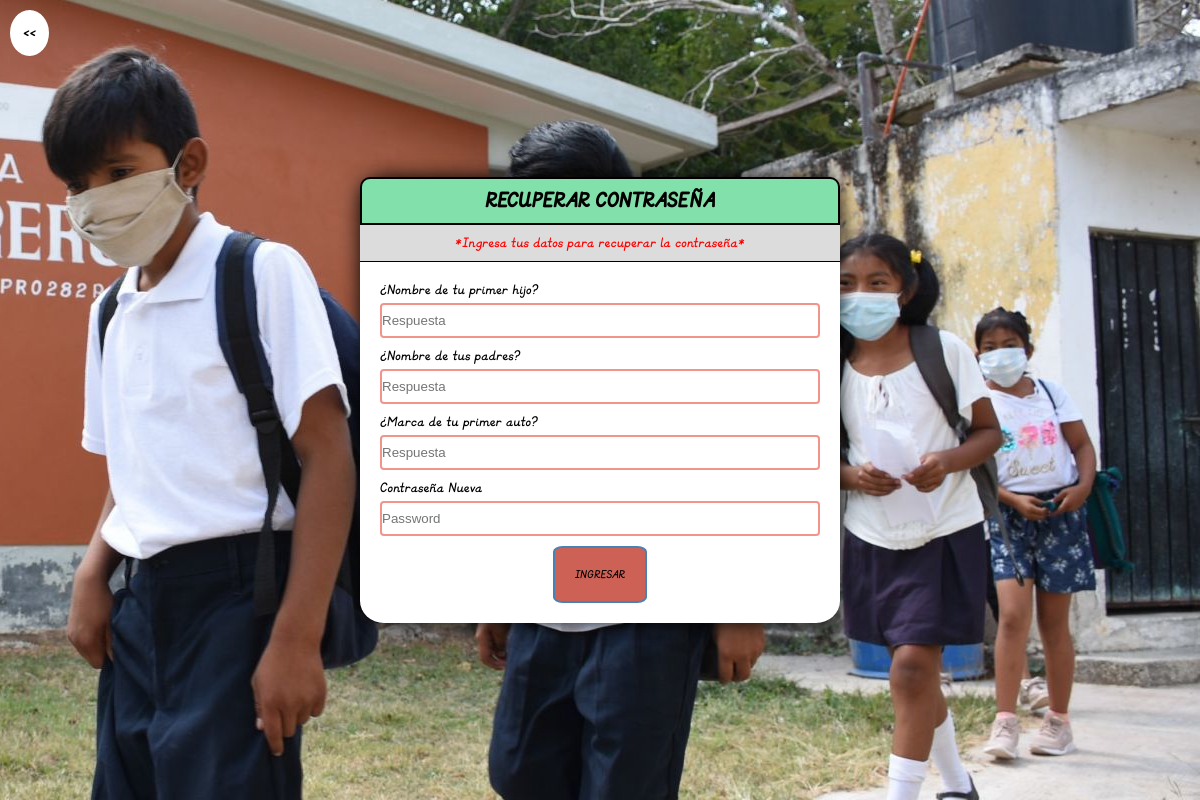
Page /recup_con.php?id=27010387 on the earlier database version.
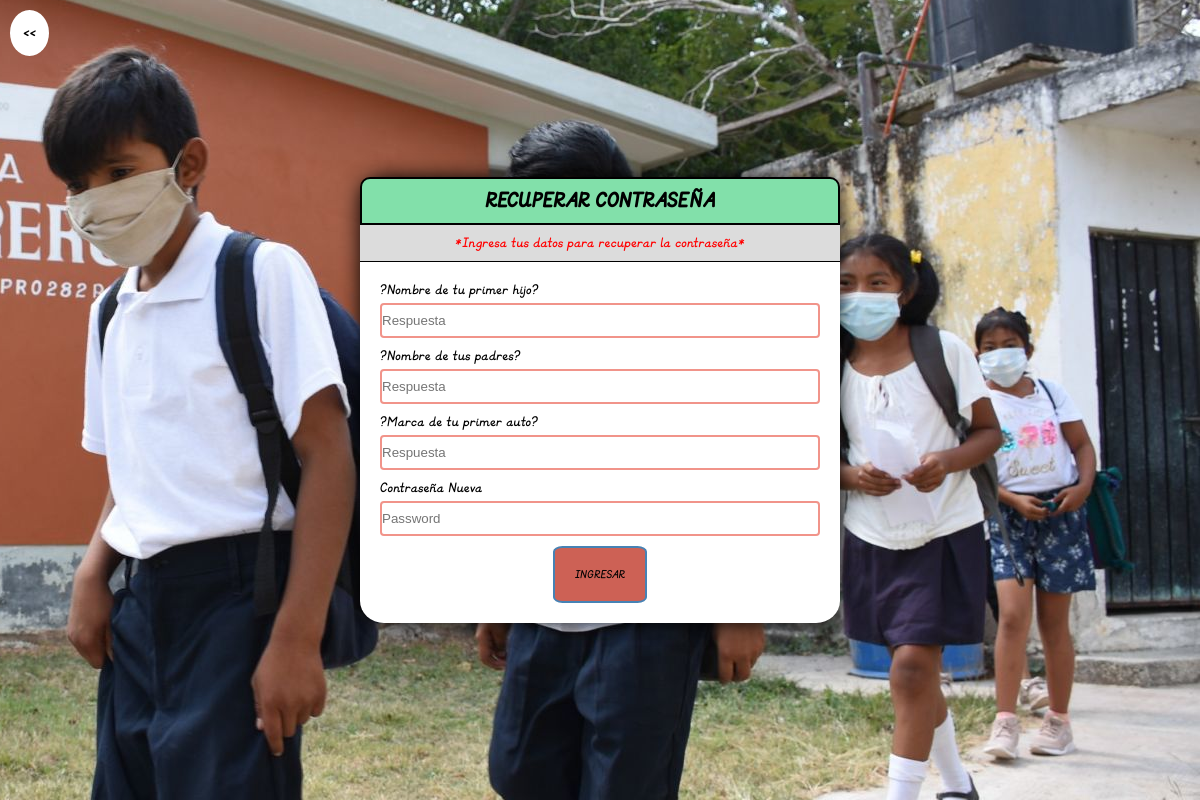
Same page on the later database version.
### tables this page shows
CREATE TABLE `seguridad_p` (
  `id_seguridad` int(11) NOT NULL AUTO_INCREMENT,
  `iden_us` int(11) NOT NULL,
  `pregunta1` varchar(200) NOT NULL,
  `respuesta1` varchar(200) NOT NULL,
  `pregunta2` varchar(200) NOT NULL,
  `respuesta2` varchar(200) NOT NULL,
  `pregunta3` varchar(150) NOT NULL,
  `respuessta3` varchar(200) NOT NULL,
  `activacion` tinyint(1) NOT NULL DEFAULT '0',
  PRIMARY KEY (`id_seguridad`)
);

### php/users/conexion.php (called while the page is built, shortened)
<?php
	class conexion
	{
		private $host;
		private $user;
		private $password;
		private $database;
		function __construct(){
			$this->host 	= "localhost";
			$this->user 	= "root";
			$this->password = "";
			$this->database = "sanjose";
		}
		public function conectar(){
			$conexion = mysqli_connect($this->host, $this->user, $this->password, $this->database);
			return $conexion;
		}
	}
 ?>

### php/users/users.php (called while the page is built, shortened)
<?php
	class users
	{
		private $link;
		function __construct()
		{
			$this->conn  = new conexion();
			$this->link  = $this->conn->conectar();
		}
		public function getUserByCed($id=NULL)
		{
				$query  = "SELECT * FROM usuario WHERE cedula =" .$id;
				$result = mysqli_query($this->link, $query);
				$data   = array();
  				while ($data[] = mysqli_fetch_assoc($result));
  				array_pop($data);
  				$query1 = "SELECT * FROM seguridad_p WHERE iden_us =" .$data[0]['id'];
  				$result1 = mysqli_query($this->link, $query1);
  				if ($result1) {
  					while ($dato[] = mysqli_fetch_assoc($result1));
  					array_pop($dato);
  				return $dato;
  				}
  		}
	}
?>

### recup_con.php (the view, shortened to what this page needs)
	<?php 		include "php/users/users.php";
		$users = new users();
		$id    = isset($_GET['id'])?$_GET['id']:NULL;
		$users = $users->getUserByCed($id);
			$pregunta1      = $users[0]['pregunta1'];
			$pregunta2      = $users[0]['pregunta2'];
			$pregunta3      = $users[0]['pregunta3'];
		?>
	<!DOCTYPE html>
	<html>
	<head>
		<link rel="stylesheet" type="text/css" href="css/estilos.css">
		<link rel="stylesheet" type="text/css" href="css/bootstrap.css">
	</head>
<body>
	<main style="width: 100%;">
		<div class="back">
			<a href="index.php"><<</a>
		</div>
		<dir class="login">
			<div class="login-container">
				<div class="login-main">
					<div class="login-title">
						<h2>RECUPERAR CONTRASEÑA</h2>
					</div>
					<div class="req">
						*Ingresa tus datos para recuperar la contraseña*
					</div>
					<form action="php/users/user_controler.php" method="POST">
						<div class="cont-in">
							<label><?php echo $pregunta1;?></label>
							<input type="text" name="respuesta1" placeholder="Respuesta">
						</div>
						<div class="cont-in">
							<label><?php echo $pregunta2;?></label>
							<input type="text" name="respuesta2" placeholder="Respuesta">
						</div>
						<div class="cont-in">
							<label><?php echo $pregunta3;?></label>
							<input type="text" name="respuesta3" placeholder="Respuesta">
						</div>
						<div class="cont-in">
							<label>Contraseña Nueva</label>
							<input type="password" name="pass" placeholder="Password">
						</div>
						<div class="cont-ina">
							<input type="submit" name="recuperar1" class="btn-sub" value="INGRESAR">
						</div>
					</form>
				</div>
			</div>
		</dir>
	</main>
</body>
</html>

### css/estilos.css (style rules this page uses)
* { padding: 0; margin: 0; -moz-box-sizing:border-box; -o-box-sizing:border-box; box-sizing:border-box; -webkit-box-sizing:border-box; }
body { font-family: estilo; display: flex; flex-wrap: wrap; min-height: 100vh;background: rgba(0,0,0,0.2); }
main { background-color: rgba(0,0,0,0); }
form { width: 100%; }
main { background: white; }
.login { display: flex; flex-wrap: wrap; width: 100%; height: 100%; background-position: 100%; background-repeat: no-repeat; background-image: url('../img/cuartoscuro-810669-digital.jpeg'); }
.login-container { width: 100%; display: flex; }
.login-main { box-shadow: 0px 0px 20px black; background-color: white; width: 40%; margin: auto; border-radius: 5%; }
.req { text-align: center; padding: 10px; border-bottom: 1px solid black; color: red; background-color: rgb(220,220,220); }
.login-main form { width: 100%; padding: 20px; }
.login-main input[type = text], input[type = password], input[type = email], input[type = number] { display: block; width: 100%; height: 35px; box-sizing: border-box; border:#F1948A 2px solid; border-radius: 4px; margin-top: 5px; }
.cont-in { width: 100%; margin:auto 0 10px; }
.cont-ina { width: 100%; text-align: center; }
.btn-sub { text-decoration: none; font-family: estilo; background-color: #CD6155; border-radius: 10%; border: steelblue solid 2px; text-align: center; padding: 20px; color: white; transition: 300ms all ease; color: black; cursor: pointer; }
.login-title { border-top-left-radius:10px; border-top-right-radius:10px; background:#82E0AA; color: white; padding: 10px; text-align: center; border-bottom: solid 2px; border-top: solid 2px; border-left: solid 2px; border-right: solid 2px; color: black; }
.back { position: absolute; transition: 300ms all ease; text-align: center; margin: 10px; background-color: white; border-radius: 50%; }
.back a { text-decoration: none; color: black; display: block; padding: 13px; font-size: 20px; }

Differences in the rows shown:
changed seguridad_p: pregunta1 "¿Nombre de tu primer hijo?" → "?Nombre de tu primer hijo?"; pregunta2 "¿Nombre de tus padres?" → "?Nombre de tus padres?"; pregunta3 "¿Marca de tu primer auto?" → "?Marca de tu primer auto?"
